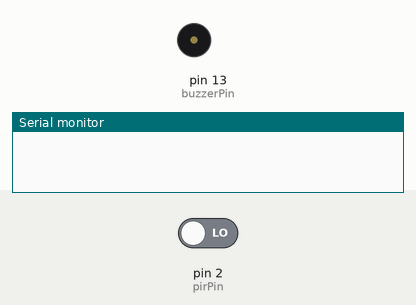
Recording of a sketch running on a simulated Arduino Uno, built with avr-gcc and run on an emulated ATmega328P. On the bench: buzzer (waves = sounding, pin HIGH), the last lines printed to the serial monitor. The test bench sets the inputs (shaded band); at power-on: pin 2 (pirPin) LOW.

Above: at 1.2 s.
1.3 s: pin 2 (pirPin) driven HIGH
At 1.7 s:
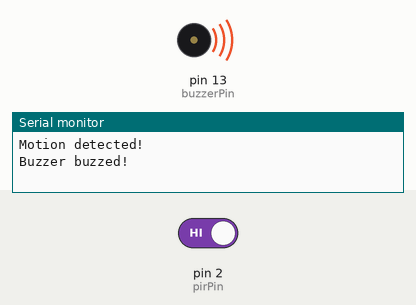
2.8 s: pin 2 (pirPin) driven LOW
At 4.0 s:
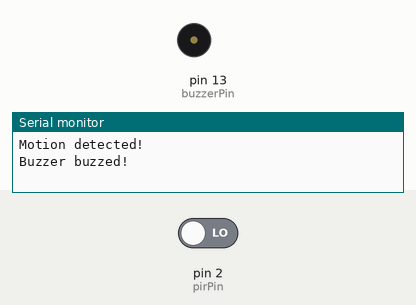
Timing chart, 0 to 5.8 s (numbered marks = the images above; inputs shaded):
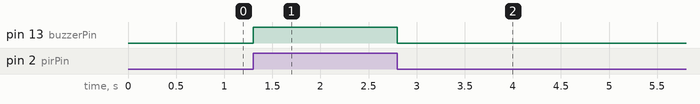

Measured:
- after the input at 1.3 s, pin 13 (buzzerPin): LOW → HIGH at once
- after the input at 2.8 s, pin 13 (buzzerPin): HIGH → LOW at once

The sketch:

Task1.2P.ino
```cpp
// C++ code
//
int buzzerState = LOW;

const int pirPin = 2;
const int buzzerPin = 13;

void setup()
{
  Serial.begin(9600);
  pinMode(pirPin, INPUT);
  pinMode(buzzerPin, OUTPUT);

  attachInterrupt(digitalPinToInterrupt(pirPin), buzz, CHANGE);
}

void loop()
{

}

void buzz() {
  if (digitalRead(pirPin) == HIGH) Serial.println("Motion detected!");

  buzzerState = !buzzerState;

  digitalWrite(buzzerPin, buzzerState);

  if (buzzerState == HIGH) Serial.println("Buzzer buzzed!");
}
```
